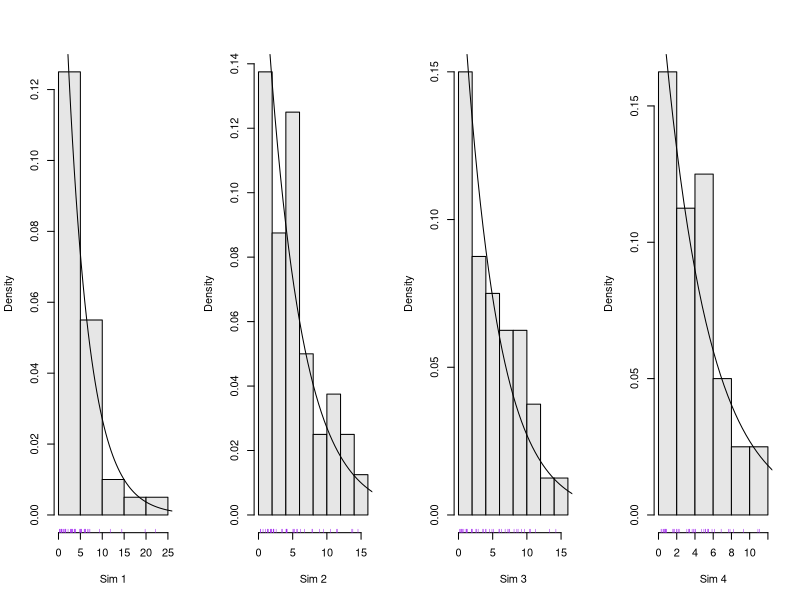
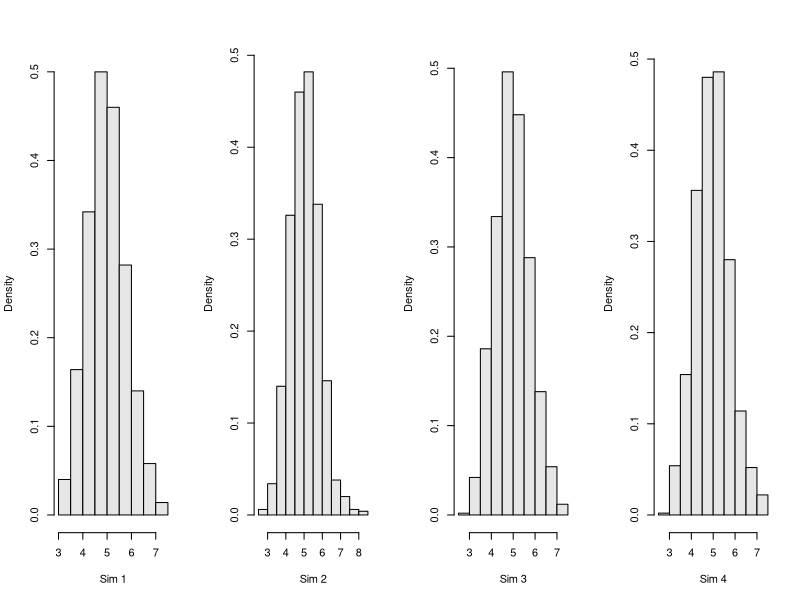
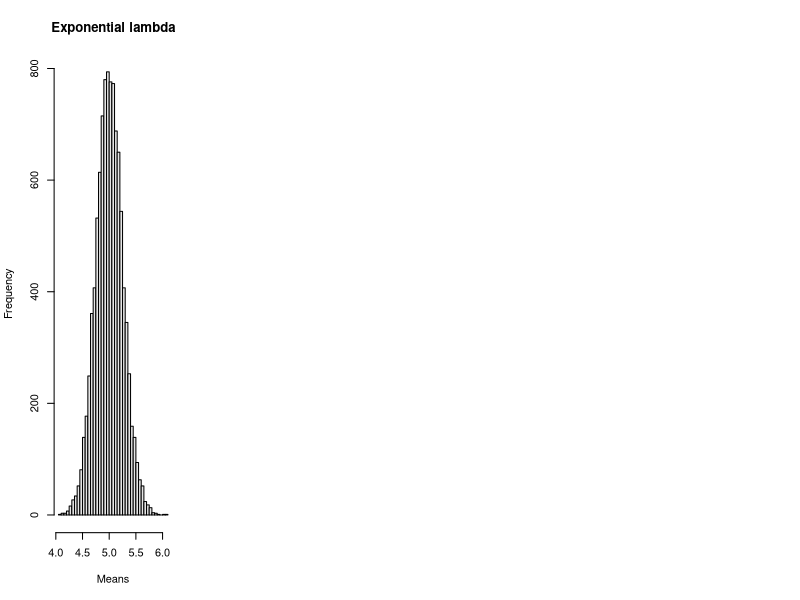

These figures' R source, in order:
## ---- chunk 1
# Class sim definition that stores the simulated data.
getEvent <- function(.Object) {return(.Object@event)}
getEvent2 <- function(.Object) {return(.Object@event2)}
setClass(
    Class = "sim", 
    slots = c(
        simName = "character", 
        event = "numeric",
        event2 = "numeric"
    ),
    prototype = prototype(
        simName = NA_character_,
        event = numeric(0)
    )
)
setGeneric(
    "randNum", function(.Object) {
        standardGeneric("randNum") }
)
setMethod("randNum",signature("sim"), getEvent)

## ---- chunk 2
lambda <- 0.2       # rate parameters
sd <- 1/lambda      # standard deviations
n <- 40             # random sample size
reps <- 1000        # number of replications
nsamples <- 4       # number of iterations/plots
rows <- 1           # plot rows
cols <- 4           # plot columns
## ---- chunk 3
set.seed(1)
simdata <- list()
par(mfrow = c(rows, cols))
for (i in seq(nsamples)) {
s1 <- new("sim",
           simName = "sim1", 
           event = rexp(n, rate = lambda))

simdata$mean[[i]] <- mean(getEvent(s1))
simdata$var[[i]] <- var(getEvent(s1))
#simdata$var <- var(simdata$mean[1:4])
hist(getEvent(s1), probability = TRUE, col = gray(.9), 
     main = "",
     xlab = paste("Sim", i)
     )
rug(jitter(getEvent(s1)), col = "purple")
s = seq(0, 35, 0.4)
pdf = dexp(s, lambda)
lines(s, pdf)
}
# simdata
## ---- chunk 4
simdata
## ---- chunk 5
set.seed(1)
distdata <- list()
par(mfrow = c(rows, cols))
for (i in seq(nsamples)) { # 
    # Distribution of sample means and variance.
    m40.1 <- new("sim",
                 simName = "sim1",
                 event = replicate(reps, mean(rexp(n, rate = lambda))))
    #str(getEvent(m40.1))
    distdata$mean[[i]] <- getEvent(m40.1)
    distdata$var[[i]] <- var(getEvent(m40.1))
    distdata$sd[[i]] <- sd(getEvent(m40.1))  
    hist(getEvent(m40.1),
         probability = TRUE,
         col = gray(.9),
         main = "",
         xlab = paste("Sim", i)
         )
}
# Get mean of fourth list of means.
# mean(unlist(distdata[["mean"]][1]))
## ---- chunk 6
for(i in 1:length(distdata[["mean"]])) {
print(mean(unlist(distdata[["mean"]][i])))
}
## ---- chunk 7
# Using the point data as a reference we compare the variance of the distribution that was replicated 1000 times.
# simdata$var
## ---- chunk 8
# Variance of Figure 2 four sample calculations repeated 1000 times.
unlist(distdata[["var"]][1:4])
# Theoretical variance calculation.
((sd)/sqrt(n))^2
## ---- chunk 9
# When we use a larger sample size and repeat the calculations 1000 times the variance approaches the theoretical variance.

n <- 400     # random sample size
rep <- 10000 # replication number size

# Distributions are approaching theroretical mean as n is increased.
cL <- new("sim",
          simName = "sim1", 
          event = runif(10),
          event2 = replicate(rep, mean(rexp(n, rate = lambda))))
#getEvent2(cL)
#var(getEvent2(cL))
## ---- chunk 10
hist(getEvent2(cL),
      breaks = 60,
      col = gray(.9),
      main = "Exponential lambda",
      xlab = "Means"
      )
## ---- chunk 11
lambda <- 0.2       # rate parameters
n <- 40             # random sample size
reps <- 1000        # number of replications
nsamples <- 4       # number of samples 
rows <- 2           # plot rows
cols <- 2           # plot columns
